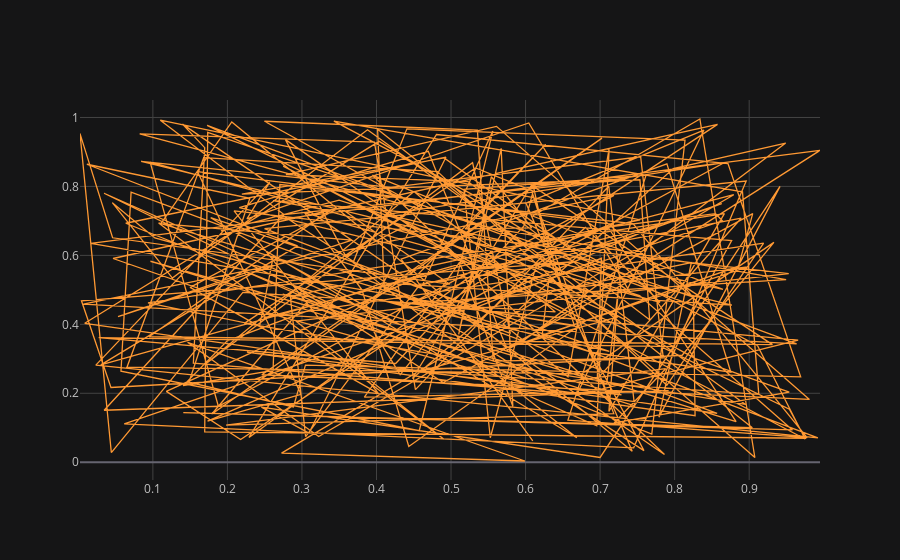

The notebook cell saved with this chart:
### Code cell
df.iplot(x='a',y='b')

### Figure 1 — Plotly figure (JSON) as saved in the notebook; plotly's stock layout.template omitted (floating-point values rounded to 4 significant figures; data arrays with more than 128 entries replaced by an {"elided": "..."} marker saying what was removed)
{"data": [{"line": {"color": "rgba(255, 153, 51, 1.0)", "dash": "solid", "shape": "linear", "width": 1.3}, "mode": "lines", "name": "b", "text": "", "type": "scatter", "x": {"elided": "300 float values"}, "y": {"elided": "300 float values"}}], "layout": {"legend": {"bgcolor": "#151516", "font": {"color": "#D9D9D9"}}, "paper_bgcolor": "#151516", "plot_bgcolor": "#151516", "title": {"font": {"color": "#D9D9D9"}}, "xaxis": {"gridcolor": "#434343", "showgrid": true, "tickfont": {"color": "#C2C2C2"}, "title": {"font": {"color": "#D9D9D9"}, "text": ""}, "zerolinecolor": "#666570"}, "yaxis": {"gridcolor": "#434343", "showgrid": true, "tickfont": {"color": "#C2C2C2"}, "title": {"font": {"color": "#D9D9D9"}, "text": ""}, "zerolinecolor": "#666570"}}}
